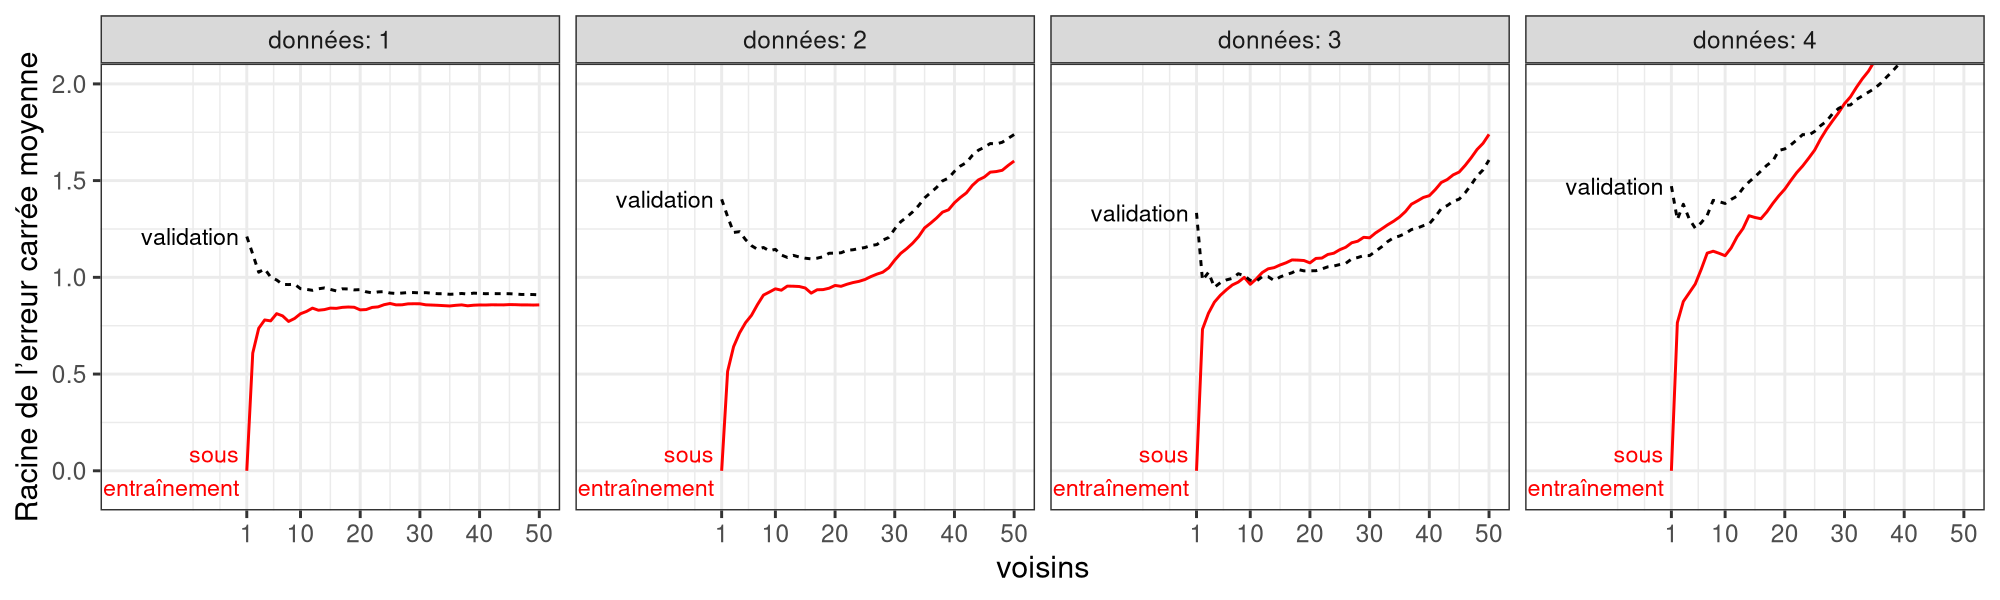

Reproduce this figure in R.
library(data.table)
library(ggplot2)
fun.list <- list(
  constante=function(x)1,
  linéaire=function(x)x,
  quadratique=function(x)x*x,
  escalier=function(x)ifelse(x<1, 4, 1))
N <- 100
set.seed(2)
set.seed(7)
min.x <- -2
max.x <- 3
input.vec <- runif(N, min.x, max.x)
subtrain <- "sous-entraînement"
in.out.dt <- data.table(tendance=names(fun.list))[, {
  f <- fun.list[[tendance]]
  true.vec <- f(input.vec)
  list(
    input=input.vec,
    true=true.vec,
    output=true.vec+rnorm(N),
    ensemble=rep(c(subtrain, "validation"),l=length(input.vec)))
}, by=list(tendance)]

voisins.dt <- data.table(voisins=1:(N/2))
pred.dt <- voisins.dt[, {
  in.out.dt[, {
    is.subtrain <- ensemble==subtrain
    in.mat <- cbind(input[is.subtrain])
    fit <- caret::knnreg(in.mat, output[is.subtrain], k=voisins)
    data.table(
      voisins,
      input,
      output,
      pred=predict(fit, input),
      ensemble)
  }, by=list(tendance)]
}, by=list(voisins)]

grid.dt <- voisins.dt[, {
  in.out.dt[, {
    is.subtrain <- ensemble==subtrain
    in.mat <- cbind(input[is.subtrain])
    fit <- caret::knnreg(in.mat, output[is.subtrain], k=voisins)
    x <- seq(min.x, max.x, l=200)
    f <- fun.list[[tendance]]
    data.table(
      input=x,
      idéal=f(x),
      prédiction=predict(fit, x))
  }, by=list(tendance)]
}, by=list(voisins)]

rss.dt <- pred.dt[, {
  res.vec <- pred-output
  rss <- sum(res.vec*res.vec)
  mse <- rss/length(res.vec)
  data.table(RMSE=sqrt(mse))
  }, by=list(voisins, tendance, ensemble)]
min.dt <- rss.dt[
, .SD[which.min(RMSE)]
, by=.(ensemble, tendance)]
pred.colors <- c(prédiction="red", idéal="blue")
pred.dt[, fonction := "prédiction"]
grid.tall <- melt(
  grid.dt,
  measure.vars=names(pred.colors),
  variable.name="fonction")
in.out.dt[, fonction := "idéal"]
ensemble.colors <- rowwiseDT(
  ensemble=, color=,
  subtrain, "red",#NOT QUOTED
  "validation", "black"
)[, setNames(color, ensemble)]
rss.dt[, données := as.integer(factor(tendance))]
gg <- ggplot()+
  theme_bw()+
  #theme(legend.position="left")+
  theme(legend.position="none")+
  facet_grid(. ~ données, labeller=label_both)+
  geom_line(aes(
    voisins, RMSE,
    linetype=ensemble,
    color=ensemble, group=ensemble),
    data=rss.dt)+
  directlabels::geom_dl(aes(
    voisins, RMSE,
    label=sub("-", "\n", ensemble),
    color=ensemble, group=ensemble),
    method=list(cex=0.7, "first.qp", directlabels::dl.add(x=-0.1)),
    data=rss.dt)+
  ylab("Racine de l’erreur carrée moyenne")+
  scale_x_continuous(
    limits=c(-20, 50),
    breaks=c(1, seq(10, 50, by=10)))+
  coord_cartesian(ylim=c(-0.1,2))+
  scale_color_manual(values=ensemble.colors)
png("figure-sur-sous-apprentissage-validation-examen.png", width=10, height=3, units="in", res=200)
print(gg)
dev.off()
